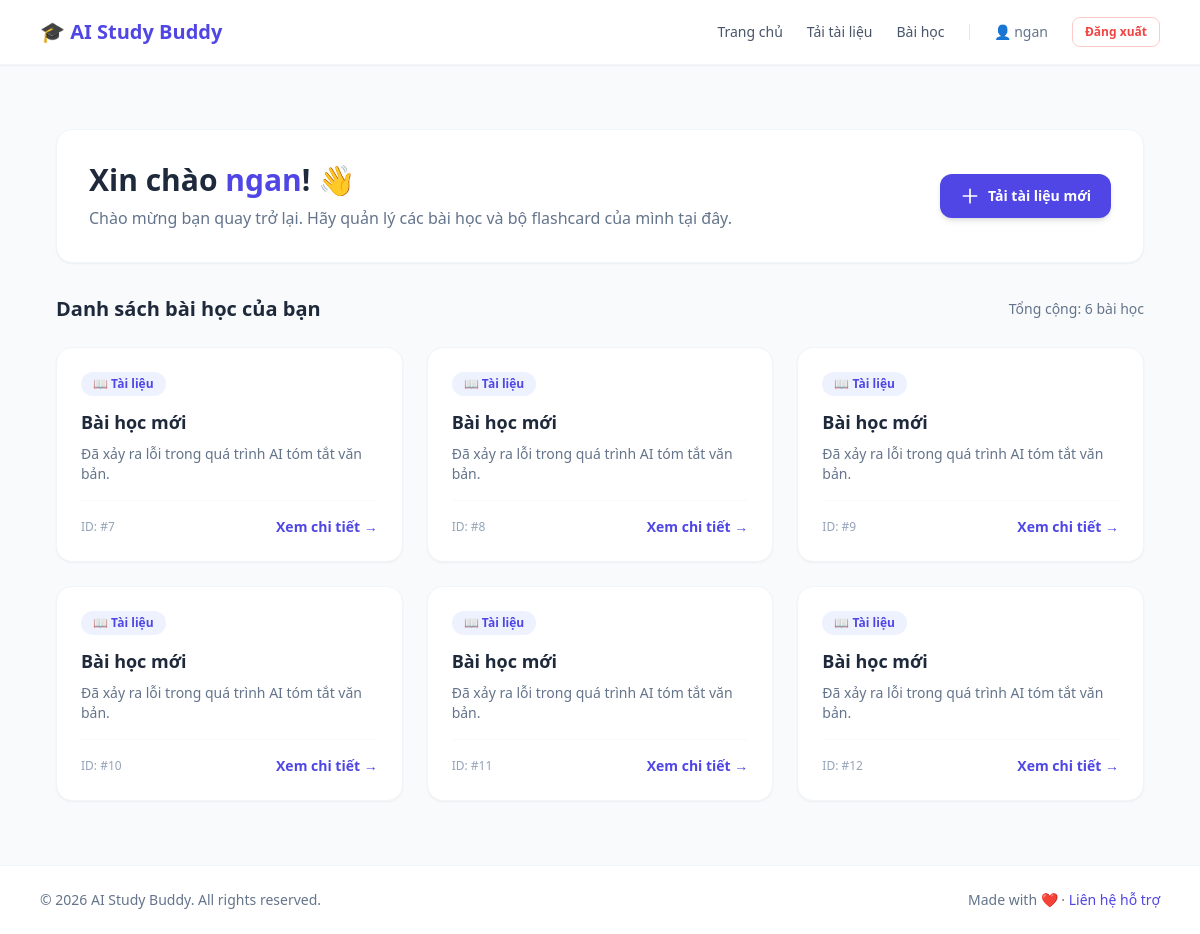
The page /dashboard (signed in) on the database its author committed.
### app.py (models this page shows)
class Document(db.Model):
    id = db.Column(db.Integer, primary_key=True)
    title = db.Column(db.String(200), nullable=False)
    original_text = db.Column(db.Text, nullable=False)
    summary_text = db.Column(db.Text)
    user_id = db.Column(db.Integer, db.ForeignKey('user.id'), nullable=False)
    flashcards = db.relationship('Flashcard', backref='document', lazy=True)

### app.py (the view)
@app.route('/dashboard')
def dashboard():
    if 'user_id' not in session:
        flash("Vui lòng đăng nhập để truy cập trang chủ!", "warning")
        return redirect(url_for('login'))
    user_docs = Document.query.filter_by(user_id=session['user_id']).all()
    return render_template('dashboard.html', documents=user_docs)

### templates/dashboard.html (shortened to what this page needs)
{% extends 'base.html' %}
{% block content %}
<div class="max-w-6xl mx-auto px-4 py-8">
    <div class="bg-white rounded-2xl p-8 shadow-sm border border-slate-100 mb-8 flex items-center justify-between">
        <div>
            <h1 class="text-3xl font-bold text-slate-800">
                Xin chào <span class="text-indigo-600">{{ session.get('username', 'Bạn') }}</span>! 👋
            </h1>
            <p class="text-slate-500 mt-2">
                Chào mừng bạn quay trở lại. Hãy quản lý các bài học và bộ flashcard của mình tại đây.
            </p>
        </div>
        <a href="{{ url_for('upload_doc') }}"
           class="inline-flex items-center px-5 py-3 bg-indigo-600 hover:bg-indigo-700 text-white text-sm font-semibold rounded-xl shadow-md transition duration-200 gap-2">
            <svg class="w-5 h-5" fill="none" stroke="currentColor" viewBox="0 0 24 24">
                <path stroke-linecap="round" stroke-linejoin="round" stroke-width="2" d="M12 4v16m8-8H4"></path>
            </svg>
            Tải tài liệu mới
        </a>
    </div>
    <div class="mb-6 flex items-center justify-between">
        <h2 class="text-xl font-bold text-slate-800">Danh sách bài học của bạn</h2>
        {% if documents %}
            <span class="text-sm font-medium text-slate-500">Tổng cộng: {{ documents|length }} bài học</span>
        {% endif %}
    </div>
    {% if documents %}
        <div class="grid grid-cols-1 md:grid-cols-2 lg:grid-cols-3 gap-6">
            {% for doc in documents %}
                <div class="bg-white rounded-2xl p-6 border border-slate-100 shadow-sm hover:shadow-md transition duration-200 flex flex-col justify-between">
                    <div>
                        <div class="flex items-center gap-2 text-xs font-semibold text-indigo-600 bg-indigo-50 w-fit px-3 py-1 rounded-full mb-3">
                            📖 Tài liệu
                        </div>
                        <h3 class="font-bold text-slate-800 text-lg mb-2 line-clamp-1">{{ doc.title }}</h3>
                        <p class="text-slate-500 text-sm line-clamp-3 mb-4">
                            {{ doc.summary_text or doc.original_text }}
                        </p>
                    </div>
                    <div class="pt-4 border-t border-slate-50 flex items-center justify-between">
                        <span class="text-xs text-slate-400">ID: #{{ doc.id }}</span>
                        <a href="{{ url_for('view_lesson', doc_id=doc.id) }}" class="text-indigo-600 hover:text-indigo-800 text-sm font-semibold inline-flex items-center gap-1">
                            Xem chi tiết &rarr;
                        </a>
                    </div>
                </div>
            {% endfor %}
        </div>
    {% endif %}
</div>
{% endblock %}

### rows shown on the page
Document: title "Bài học mới", summary_text "Đã xảy ra lỗi trong quá trình AI tóm tắt văn bản.", id "7"
Document: title "Bài học mới", summary_text "Đã xảy ra lỗi trong quá trình AI tóm tắt văn bản.", id "8"
Document: title "Bài học mới", summary_text "Đã xảy ra lỗi trong quá trình AI tóm tắt văn bản.", id "9"
Document: title "Bài học mới", summary_text "Đã xảy ra lỗi trong quá trình AI tóm tắt văn bản.", id "10"
Document: title "Bài học mới", summary_text "Đã xảy ra lỗi trong quá trình AI tóm tắt văn bản.", id "11"
Document: title "Bài học mới", summary_text "Đã xảy ra lỗi trong quá trình AI tóm tắt văn bản.", id "12"

### other values the page prints
{{ session.get('username') }} "ngan"
{{ session.get('username', 'Bạn') }} "ngan"
{{ documents|length }} "6"
